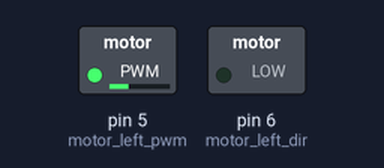
This sketch was run on a simulated Arduino Uno, built with avr-gcc and run on an emulated ATmega328P. On the bench: switched loads named in the sketch (green lamp = pin HIGH).

Above: at 0.1 s.
Timing chart, 0 to 1.6 s (numbered marks = the images above):
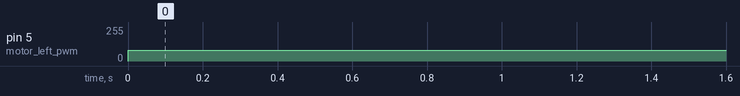

The sketch:

motor_w_joystick_test.ino
```cpp
// test max (stall) amp current each motor draws
// define pin names
int motor_left_pwm = 5;
int motor_left_dir = 6;
int motor_left_speed = 0;

// the setup routine runs once when you press reset:
void setup() {
  pinMode(motor_left_pwm, OUTPUT);
  pinMode(motor_left_dir, OUTPUT);
  digitalWrite(motor_left_dir, LOW);
  // initialize serial communication at 9600 bits per second:
  Serial.begin(9600);
}

// the loop routine runs over and over again forever:
void loop() {
  motor_left_speed = 80;

  //Serial.print("left speed = ");
  //Serial.print(motor_left_speed);
  //Serial.print("\t right speed = ");
  //Serial.println(motor_right_speed);
  analogWrite(motor_left_pwm, motor_left_speed);
  delay(500);
}
```

Measured:
- by itself, pin 5 (motor_left_pwm): 0/255 → 80/255 at 0.00 s
